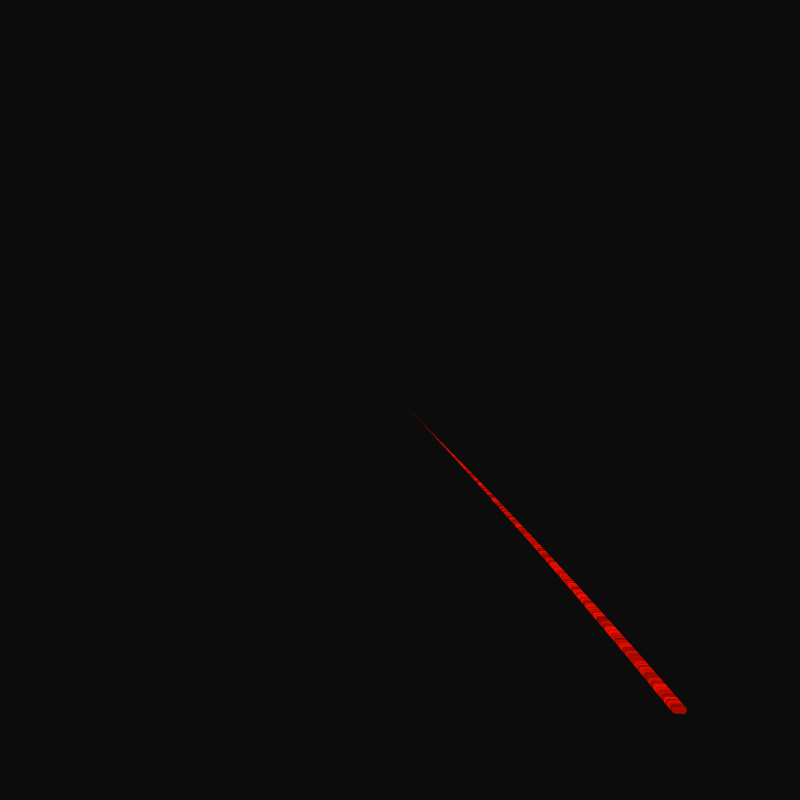
Frame 1 (no input)
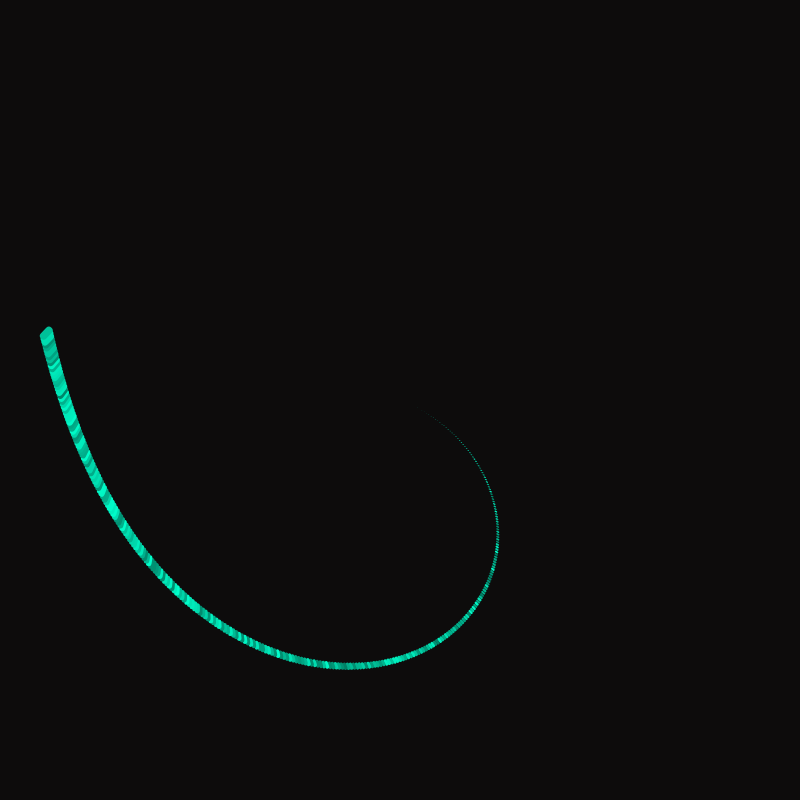
Frame 60 (no input)
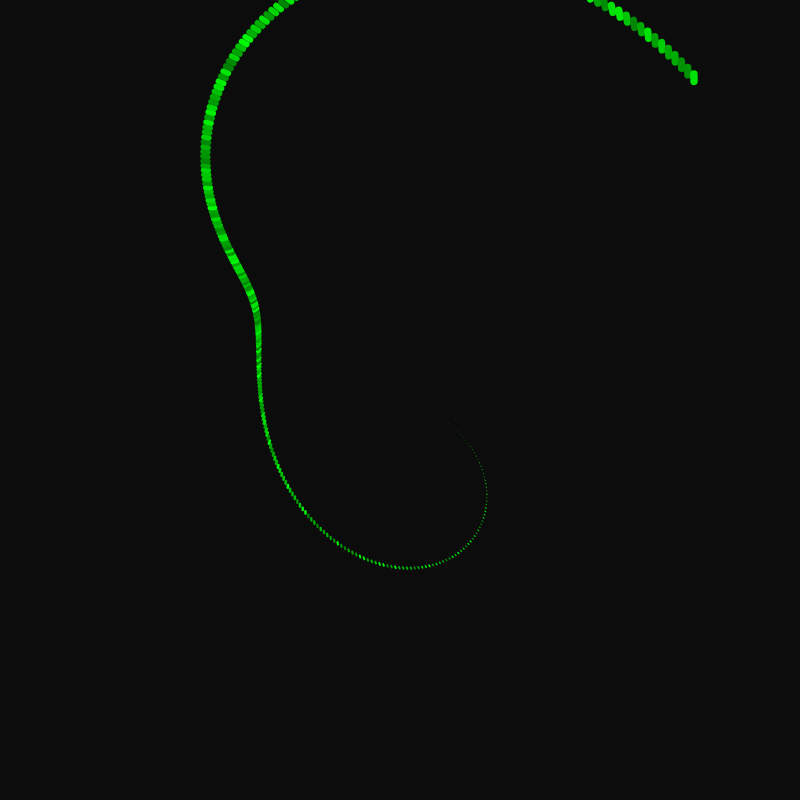
Frame 120 (the mouse pressed at the canvas centre since frame 60)

The p5.js sketch that drew these frames (run headless with seeded random() and noise() and a simulated clock; from frame 60 on, the mouse is pressed at the canvas centre):

// p5.js sketch
// ── sketch.js
/* DM3008 Generative Art, Ashley Hi 2026
 * Week 4 - Waves & Distribution
 * Wave Composition C
*/

var magnify = 100; // how big we want the rose to be
var rotation = 180;
var radius = 20;
var elements = 300; // no. of elements to draw

function setup() {
  createCanvas(800, 800);
  rectMode(CENTER);
  colorMode(HSB);
}
 
function draw() {
  background(5,5,5,20);
    
  radius = map(frameCount - 2, 0, width, 0, 10);
  rotation = map(frameCount / 10, 0, height, 0, 50);
  
  var spacing = TWO_PI/elements; // how far apart each 'node' will be
  translate(width*0.5, height*0.5); // translate the whole sketch to the centre of the screen
  
  for (var i = 0; i < elements ;i++) {
      noStroke();
      fill(180*sin(frameCount*0.02), random(135, 200), random(50,100));
      push();
      rotate(spacing * i * rotation);
      translate(sin(spacing*i*radius) * magnify, 0); 
      //comment out the line above and swap for the line below for uneven spacing
      //translate(i * 5 ,0);
      rect(i, i, i/20, i/40, random(i/40, i/80));
      
      /*for (let m = 0; m < 10; m++){
        for (let n = 0; n < 10; n++){
          rect(m, n, random(6, 8), random(2, 4));
        }
      }*/
      
      pop();
  }
}
